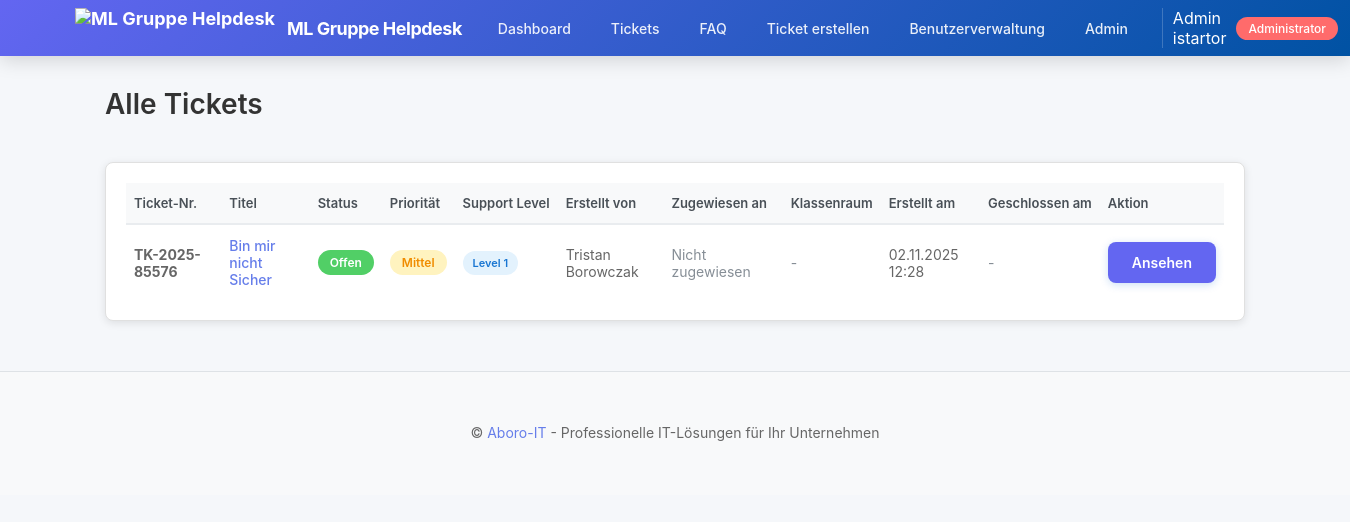
The page /tickets/ (signed in) on the database its author committed.
### apps/accounts/models.py (models this page shows, shortened)
class User(AbstractBaseUser, PermissionsMixin):
    ROLE_CHOICES = [
        ('admin', _('Administrator')),
        ('support_agent', _('Support Agent')),
        ('customer', _('Customer')),
    ]
    SUPPORT_LEVEL_CHOICES = [
        (1, _('Level 1 - Basic Support')),
        (2, _('Level 2 - Technical Support')),
        (3, _('Level 3 - Expert Support')),
        (4, _('Level 4 - Senior Expert / Team Lead')),
    ]
    username = models.CharField(_('username'), max_length=80, unique=True, db_index=True)
    email = models.EmailField(_('email address'), max_length=120, unique=True, db_index=True)
    first_name = models.CharField(_('first name'), max_length=100)
    last_name = models.CharField(_('last name'), max_length=100)
    role = models.CharField(_('role'), max_length=20, choices=ROLE_CHOICES,
                          default='customer', db_index=True)
    support_level = models.IntegerField(_('support level'), choices=SUPPORT_LEVEL_CHOICES,
                                       null=True, blank=True,
                                       help_text=_('Support level for agents (1-3). Only applicable for support_agent role.'))
    microsoft_id = models.CharField(_('Microsoft ID'), max_length=100,
                                   unique=True, null=True, blank=True)
    microsoft_token = models.TextField(_('Microsoft Token'), null=True, blank=True)
    phone = models.CharField(_('phone'), max_length=20, blank=True, null=True)
    department = models.CharField(_('department'), max_length=100, blank=True, null=True)
    location = models.CharField(_('location'), max_length=100, blank=True, null=True)
    street = models.CharField(_('street'), max_length=200, blank=True, null=True)
    postal_code = models.CharField(_('postal code'), max_length=10, blank=True, null=True)
    city = models.CharField(_('city'), max_length=100, blank=True, null=True)
    country = models.CharField(_('country'), max_length=100, blank=True, null=True, default='Deutschland')
    is_active = models.BooleanField(_('active'), default=True, db_index=True)
    is_staff = models.BooleanField(_('staff status'), default=False)
    email_verified = models.BooleanField(_('email verified'), default=False)
    force_password_change = models.BooleanField(_('force password change on next login'),
                                               default=False,
                                               help_text=_('If True, user must change password on next login'))
    last_login = models.DateTimeField(_('last login'), null=True, blank=True)
    last_activity = models.DateTimeField(_('last activity'), null=True, blank=True,
                                        help_text=_('Last time user was active (for online status)'))
    created_at = models.DateTimeField(_('created at'), default=timezone.now, db_index=True)
    updated_at = models.DateTimeField(_('updated at'), auto_now=True)
    objects = UserManager()
    USERNAME_FIELD = 'email'
    REQUIRED_FIELDS = ['username', 'first_name', 'last_name']
    class Meta:
        verbose_name = _('user')
        verbose_name_plural = _('users')
        ordering = ['-created_at']
    @property
    def full_name(self):
        return f"{self.first_name} {self.last_name}"
    def update_activity(self):
        self.last_activity = timezone.now()
        self.save(update_fields=['last_activity'])

### apps/tickets/models.py (models this page shows, shortened)
class Ticket(models.Model):
    STATUS_CHOICES = [
        ('open', _('Open')),
        ('in_progress', _('In Progress')),
        ('pending', _('Pending')),
        ('resolved', _('Resolved')),
        ('closed', _('Closed')),
    ]
    PRIORITY_CHOICES = [
        ('low', _('Low')),
        ('medium', _('Medium')),
        ('high', _('High')),
        ('critical', _('Critical')),
    ]
    SUPPORT_LEVEL_CHOICES = [
        ('level_1', _('Level 1 - First Line Support')),
        ('level_2', _('Level 2 - Technical Support')),
        ('level_3', _('Level 3 - Expert Support')),
        ('level_4', _('Level 4 - Senior Expert')),
    ]
    ticket_number = models.CharField(_('ticket number'), max_length=20, unique=True,
                                    db_index=True, editable=False)
    title = models.CharField(_('title'), max_length=200)
    description = models.TextField(_('description'))
    created_by = models.ForeignKey(settings.AUTH_USER_MODEL,
                                  on_delete=models.PROTECT,
                                  related_name='created_tickets',
                                  verbose_name=_('created by'),
                                  db_index=True)
    assigned_to = models.ForeignKey(settings.AUTH_USER_MODEL,
                                   on_delete=models.SET_NULL,
                                   null=True, blank=True,
                                   related_name='assigned_tickets',
                                   verbose_name=_('assigned to'),
                                   db_index=True)
    category = models.ForeignKey(Category,
                                on_delete=models.SET_NULL,
                                null=True, blank=True,
                                related_name='tickets',
                                verbose_name=_('category'),
                                db_index=True)
    status = models.CharField(_('status'), max_length=20, choices=STATUS_CHOICES,
                            default='open', db_index=True)
    priority = models.CharField(_('priority'), max_length=20, choices=PRIORITY_CHOICES,
                              default='medium', db_index=True)
    support_level = models.CharField(_('support level'), max_length=10,
                                    choices=SUPPORT_LEVEL_CHOICES,
                                    default='level_1', db_index=True)
    created_at = models.DateTimeField(_('created at'), default=timezone.now, db_index=True)
    updated_at = models.DateTimeField(_('updated at'), auto_now=True)
    first_response_at = models.DateTimeField(_('first response at'), null=True, blank=True)
    resolved_at = models.DateTimeField(_('resolved at'), null=True, blank=True)
    closed_at = models.DateTimeField(_('closed at'), null=True, blank=True)
    sla_due_date = models.DateTimeField(_('SLA due date'), null=True, blank=True,
                                       db_index=True)
    sla_breached = models.BooleanField(_('SLA breached'), default=False, db_index=True)
    email_thread_id = models.CharField(_('email thread ID'), max_length=255,
                                      null=True, blank=True)
    created_from_email = models.BooleanField(_('created from email'), default=False,
                                             help_text='Ticket was created from incoming email')
    email_from = models.EmailField(_('email from'), null=True, blank=True,
                                  help_text='Original email sender address')
    rating = models.IntegerField(_('rating'), null=True, blank=True,
                                help_text='1-5 stars')
    feedback = models.TextField(_('feedback'), null=True, blank=True)
    class Meta:
        verbose_name = _('ticket')
        verbose_name_plural = _('tickets')
        ordering = ['-created_at']

### apps/tickets/views.py (the view)
# urls.py: path('', views.ticket_list, name='list'),
@login_required
def ticket_list(request):
    if request.user.role == 'customer':
        tickets = Ticket.objects.filter(created_by=request.user).order_by('-created_at')
    elif request.user.role == 'support_agent':
        tickets = Ticket.objects.all().order_by('-created_at')
    else:  # admin
        tickets = Ticket.objects.all().order_by('-created_at')
    context = {
        'tickets': tickets,
        'user': request.user,
    }
    return render(request, 'tickets/list.html', context)

### templates/tickets/list.html (shortened to what this page needs)
{% extends 'base.html' %}
{% block content %}
<div class="flex justify-between" style="align-items: center; margin-bottom: 20px;">
    <h1 style="font-size: 28px; font-weight: 600;">
        {% if user.role == 'customer' %}
            Meine Tickets
        {% elif user.role == 'support_agent' %}
            Ticket-Übersicht
        {% else %}
            Alle Tickets
        {% endif %}
    </h1>
</div>
{% if tickets %}
<div class="card">
    <div class="table-wrapper">
        <table class="table">
        <thead>
            <tr>
                <th>Ticket-Nr.</th>
                <th>Titel</th>
                <th>Status</th>
                <th>Priorität</th>
                <th>Support Level</th>
                {% if user.role != 'customer' %}
                <th>Erstellt von</th>
                <th>Zugewiesen an</th>
                <th>Klassenraum</th>
                {% endif %}
                <th>Erstellt am</th>
                <th>Geschlossen am</th>
                <th>Aktion</th>
            </tr>
        </thead>
        <tbody>
            {% for ticket in tickets %}
            <tr>
                <td>
                    <strong>{{ ticket.ticket_number }}</strong>
                </td>
                <td>
                    <a href="{% url 'tickets:detail' ticket.pk %}" style="color: #667eea; text-decoration: none; font-weight: 500;">
                        {{ ticket.title }}
                    </a>
                </td>
                <td>
                    <span class="status-badge status-{{ ticket.status }}">
                        {% if ticket.status == 'open' %}Offen{% endif %}
                    </span>
                </td>
                <td>
                    <span class="priority-badge priority-{{ ticket.priority }}">
                        {% if ticket.priority == 'medium' %}Mittel{% endif %}
                    </span>
                </td>
                <td>
                    <span class="level-badge level-{{ ticket.support_level }}">
                        {% if ticket.support_level == 'level_1' %}Level 1{% endif %}
                    </span>
                </td>
                {% if user.role != 'customer' %}
                <td>{{ ticket.created_by.full_name }}</td>
                <td>
                    {% if ticket.assigned_to %}
                        {{ ticket.assigned_to.full_name }}
                    {% else %}
                        <span style="color: #868e96;">Nicht zugewiesen</span>
                    {% endif %}
                </td>
                <td>
                    {% if ticket.mobile_classroom %}
                        {{ ticket.mobile_classroom.name }}
                    {% else %}
                        <span style="color: #868e96;">-</span>
                    {% endif %}
                </td>
                {% endif %}
                <td>{{ ticket.created_at|date:"d.m.Y H:i" }}</td>
                <td>
                    {% if ticket.closed_at %}
                        {{ ticket.closed_at|date:"d.m.Y H:i" }}
                    {% else %}
                        <span style="color: #868e96;">-</span>
                    {% endif %}
                </td>
                <td>
                    <a href="{% url 'tickets:detail' ticket.pk %}" class="btn btn-sm btn-primary">Ansehen</a>
                </td>
            </tr>
            {% endfor %}
        </tbody>
        </table>
    </div>
</div>
{% endif %}
{% endblock %}

### templates/base.html (shortened to what this page needs)
{% load static %}<!DOCTYPE html>
<html lang="de">
<head>
    <link rel="stylesheet" href="{% static 'css/theme.css' %}">
</head>
<body>
    <nav class="navbar">
        <div class="navbar-container">
            <div class="navbar-brand">
                {% if admin_logo_url %}
                <img src="{{ admin_logo_url }}" alt="{{ app_name }}" class="navbar-brand-logo">
                {% elif logo_url %}
                <img src="{{ logo_url }}" alt="{{ app_name }}" class="navbar-brand-logo">
                {% endif %}
                <span class="navbar-brand-text">{{ app_name }}</span>
            </div>
            <div class="navbar-menu">
                {% if user.is_authenticated %}
                <a href="{% url 'main:dashboard' %}">Dashboard</a>
                <a href="{% url 'tickets:list' %}">Tickets</a>
                <a href="{% url 'knowledge:list' %}">FAQ</a>
                {% if user.role == 'admin' %}
                <a href="{% url 'tickets:create' %}">Ticket erstellen</a>
                <a href="{% url 'accounts:user_list' %}">Benutzerverwaltung</a>
                <a href="/admin/">Admin</a>
                {% elif user.role == 'support_agent' and user.support_level == 4 %}
                <a href="{% url 'accounts:user_list' %}">Benutzer/Kundenverwaltung</a>
                {% elif user.role == 'support_agent' %}
                <a href="{% url 'accounts:user_list' %}">Kundenverwaltung</a>
                {% endif %}
                {% else %}
                <a href="{% url 'accounts:login' %}">Login</a>
                <a href="{% url 'accounts:register' %}">Registrieren</a>
                {% endif %}
                {% if user.is_authenticated %}
                <div class="user-info">
                    <span>{{ user.full_name }}</span>
                    <span class="role-badge {{ user.role }}">
                        {% if user.role == 'admin' %}Administrator{% endif %}
                    </span>
                    <form method="post" action="{% url 'accounts:logout' %}" style="display: flex; align-items: center; height: 100%; margin: 0;">
                        <button type="submit" style="background: none; border: none; color: white; cursor: pointer; padding: 8px 12px; border-radius: 5px; transition: background 0.3s; font-size: 14px; display: flex; align-items: center; height: 100%;">Logout</button>
                    </form>
                </div>
                {% endif %}
            </div>
        </div>
    </nav>
    <div class="container">
        {% block content %}{% endblock %}
    </div>
    <footer style="margin-top: 50px; padding: 20px 0; border-top: 1px solid #dee2e6; background: #f8f9fa; text-align: center; color: #868e96; font-size: 14px;">
        <div class="container">
            <p style="margin: 0;">
                © {{ "now"|date:"Y" }} <a href="https://aboro-it.net" target="_blank" style="color: #667eea; text-decoration: none;">Aboro-IT</a>
                - Professionelle IT-Lösungen für Ihr Unternehmen
            </p>
        </div>
    </footer>
</body>
</html>

### rows shown on the page
User: full_name "Admin istartor"
Ticket: ticket_number "TK-2025-85576", title "Bin mir nicht Sicher", status "Offen", priority "Mittel", support_level "Level 1", created_by.full_name "Tristan Borowczak", shows "Nicht zugewiesen", created_at "02.11.2025 12:28"

### other values the page prints
{{ app_name }} "ML Gruppe Helpdesk"
